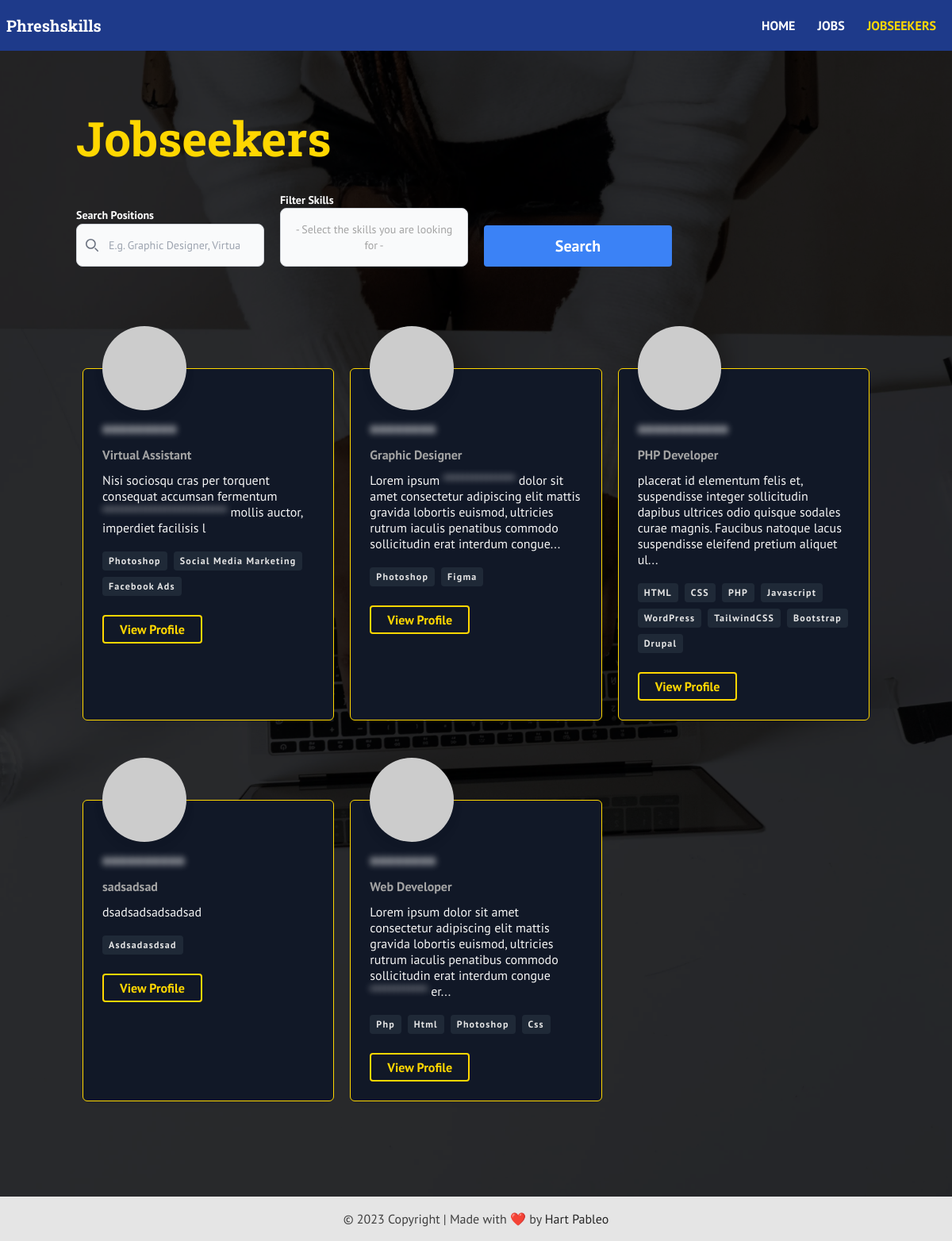
The page /jobseekers on the database its author committed.
### tables this page shows
CREATE TABLE `jobseekers` (
  `id` int(11) NOT NULL,
  `name` text NOT NULL,
  `email` varchar(1024) NOT NULL,
  `password` varchar(255) NOT NULL,
  `summary` varchar(2025) NOT NULL,
  `position` varchar(1024) NOT NULL,
  `profile_image` varchar(1024) DEFAULT NULL,
  `skills` varchar(1024) NOT NULL,
  `rate` varchar(1024) NOT NULL,
  `salary_type` varchar(255) NOT NULL,
  `work_background_company_name` varchar(1024) DEFAULT NULL,
  `work_background_position` varchar(255) DEFAULT NULL,
  `work_background_duration` varchar(255) DEFAULT NULL
);

### app/Core/functions.php (called while the page is built, shortened)
<?php
function base_path($path = '') {
  return BASE_PATH . ($path ? DIRECTORY_SEPARATOR . $path : '');
}
function urlIs($value) {
  return $_SERVER['REQUEST_URI'] === $value;
}
function view($path, $attributes = []) {
  extract($attributes);
  return require base_path("app/views/{$path}.view.php");
}
function get_template_part($template_part, $attributes = []) {
  view("partials/{$template_part}", $attributes);
}
function load_asset($path_to_file) {
  return ROOT . "/assets/{$path_to_file}";
}
function image_uri($image, $fallback = '') {
  return load_asset("images/{$image}");
}
function is_employer() {
  return isset($_SESSION['user']) && $_SESSION['user']['user_type'] == 'employer';
}
function isHome() {
  return (bool) urlIs('/');
}
function excerpt($string, $maxLength = 100) {
  return (strlen($string) > $maxLength) ? substr($string, 0, $maxLength) . '...' : $string;
}

### app/Http/controllers/Jobseekers/index.php (called while the page is built, shortened)
<?php
$db = App::resolve(Database::class);
if (url_has_no_query_strings()) {
  $jobseekers = $db->query('select * from jobseekers order by rand()')->findAll();
}
$all_skills = [];
$skills = $db->query('select skills from jobseekers')->findAll();
if (!empty($skills)) {
  foreach ($skills as $skill => $skill_values) {
    $each_skills = explode(', ', $skill_values['skills']);
    $all_skills = array_merge($all_skills, $each_skills);
  }
  $all_skills = array_unique($all_skills);
}
view('jobseekers/index', [
  'jobseekers' => $jobseekers,
  'all_skills' => $all_skills
]);

### public/index.php (called while the page is built, shortened)
<?php
require __DIR__ . '/../app/Core/init.php';
require __DIR__ . '/../app/Core/bootstrap.php';
try {
  $router->route($uri, $method, $dynamicQuery);
} catch (ValidationException $exception) {
  Session::flash('errors', $exception->errors);
  Session::flash('old', $exception->old);
  redirect($router->prevURL());
}

### app/Core/App.php (called while the page is built, shortened)
<?php
class App
{
  protected static $container;
  public static function setContainer($container)
  {
    static::$container = $container;
  }
  public static function container()
  {
    return static::$container;
  }
  public static function resolve($key)
  {
    return static::container()->resolve($key);
  }
}

### app/Core/Container.php (called while the page is built, shortened)
<?php
class Container
{
  protected $bindings = [];
  public function bind($key, $resolver)
  {
    $this->bindings[$key] = $resolver;
  }
  public function resolve($key)
  {
    $resolver = $this->bindings[$key];
    return call_user_func($resolver);
  }
}

### app/Core/Database.php (called while the page is built, shortened)
<?php
class Database
{
  public $connection;
  protected $statement;
  public function __construct()
  {
    $dsn = 'mysql:host=' . DBHOST . ';dbname=' . DBNAME . ';charset=utf8mb4';
    $this->connection = new PDO($dsn, DBUSER, DBPASS, [
      PDO::ATTR_DEFAULT_FETCH_MODE => PDO::FETCH_ASSOC
    ]);
  }
  public function query($query, $params = [])
  {
    $this->statement = $this->connection->prepare($query);
    $this->statement->execute($params);
    return $this;
  }
  public function findAll()
  {
    return $this->statement->fetchAll();
  }
}

### app/Core/bootstrap.php (called while the page is built, shortened)
<?php
$container = new Container();
$container->bind('Core\Database', function() {
  return new Database();
});

### app/Core/Slugifier.php (called while the page is built, shortened)
<?php
class Slugifier
{
  public static function slugify($string, $delimiter = '-')
  {
    $unwanted_array = ['ś'=>'s', 'ą' => 'a', 'ć' => 'c', 'ç' => 'c', 'ę' => 'e', 'ł' => 'l', 'ń' => 'n', 'ó' => 'o', 'ź' => 'z', 'ż' => 'z',
        'Ś'=>'s', 'Ą' => 'a', 'Ć' => 'c', 'Ç' => 'c', 'Ę' => 'e', 'Ł' => 'l', 'Ń' => 'n', 'Ó' => 'o', 'Ź' => 'z', 'Ż' => 'z'];
    $str = strtr( $string, $unwanted_array );
    $slug = strtolower(trim(preg_replace('/[\s-]+/', $delimiter, preg_replace('/[^A-Za-z0-9-]+/', $delimiter, preg_replace('/[&]/', 'and', preg_replace('/[\']/', '', iconv('UTF-8', 'ASCII//TRANSLIT', $str))))), $delimiter));
    return $slug;
  }
}

### app/views/jobseekers/index.view.php (the view, shortened to what this page needs)
<?php
get_template_part('header');
?>
<section class="has-overlay bg-fixed bg-center bg-cover relative isolate py-5 lg:py-10 h-full" style="background-image: url(<?php echo image_uri('hero-bg.webp'); ?>);background-repeat: no-repeat;">
  <h1 class="container font-secondary text-4xl lg:text-6xl font-bold text-gold lg:mt-10">Jobseekers</h1>
  <div class="container">
    <?php get_template_part('jobseekers-search-filter', [
      'all_skills' => $all_skills
    ]); ?>
    <?php if (!empty($jobseekers)) : ?>
    <div class="container grid grid-cols-1 md:grid-cols-2 lg:grid-cols-3 xl:grid-cols-4 gap-5 pt-32">
      <?php foreach ($jobseekers as $jobseeker) : ?>
      <?php $nameSlug = Core\Slugifier::slugify(htmlspecialchars($jobseeker['name'])); ?>
      <article
      role="article"
      aria-labelledby="title--<?php echo $nameSlug; ?>"
      class="block bg-gray-900 text-left mb-20 shadow-[0_2px_15px_-3px_rgba(0,0,0,0.07),0_10px_20px_-2px_rgba(0,0,0,0.04)] p-6 border border-solid border-gold rounded-md">
        <img src="https://picsum.photos/200/200" width="200" height="200" alt="..."
          class="rounded-full w-[6.6rem] h-[6.6rem] mt-[-4.85rem] mb-3 shadow-[0_2px_15px_-3px_rgba(0,0,0,0.07),0_10px_20px_-2px_rgba(0,0,0,0.04)]" aria-hidden="true" role="presentation">
        <h3
          id="title--<?php echo $nameSlug; ?>"
          class="mb-1 text-2xl font-bold leading-tight font-secondary">
          <?php if (!is_employer()) : ?>
            <?php $jobseeker_name = new Censor(htmlspecialchars($jobseeker['name'])); ?>
            <?php echo $jobseeker_name->generic_censor(); ?>
          <?php else : ?>
            <a href="<?php echo "/jobseeker/{$jobseeker['id']}"; ?>" class="text-white hover:text-blue-500 transition-all">
              <?php echo htmlspecialchars($jobseeker['name']); ?>
            </a>
          <?php endif; ?>
        </h3>
        <p class="mb-3 text-md font-semibold leading-tight text-neutral-400">
          <?php echo htmlspecialchars($jobseeker['position']); ?>
        </p>
        <p class="mb-2 text-base leading-tight text-neutral-100">
          <?php if (!is_employer()) : ?>
            <?php $jobseeker_summary = new Censor(excerpt(htmlspecialchars($jobseeker['summary']), 180)); ?>
            <?php echo $jobseeker_summary->get_censored_data(); ?>
          <?php else : ?>
            <?php echo excerpt(htmlspecialchars($jobseeker['summary']), 180); ?>
          <?php endif; ?>
        </p>
        <?php
          $skills = explode(', ', $jobseeker['skills']);
          if (!empty($skills)) :
        ?>
        <ul aria-label="Skills" class="flex justify-start items-start flex-wrap gap-2 my-5">
          <?php
            foreach($skills as $skill) :
          ?>
          <li class="inline-block p-1 px-2 font-semibold text-xs rounded bg-gray-800 text-neutral-200 transition-all tracking-widest">
            <?php echo ucwords($skill); ?>
          </li>
          <?php
            endforeach;
          ?>
        </ul>
        <?php endif; ?>
        <div class="mt-6 flex justify-start items-start flex-wrap gap-x-4 gap-y-2">
          <?php $link_to_profile = !is_employer() ? '/employer/login' : "/jobseeker/{$jobseeker['id']}"; ?>
          <a
            href="<?php echo $link_to_profile; ?>"
            target="_blank"
            class="pointer-events-auto inline-block cursor-pointer rounded text-base font-bold leading-normal text-primary text-gold transition duration-150 ease-in-out hover:text-primary-600 focus:text-primary-600 focus:outline-none focus:ring-0 active:text-primary-700 hover:text-blue-300 hover:border-blue-300 transition-all px-5 py-1 border-2 border-solid border-gold rounded transition-all">
            View <span class="sr-only"><?php echo htmlspecialchars($jobseeker['name']); ?>'s </span>Profile
          </a>
        </div>
      </article>
      <?php endforeach; ?>
    </div>
    <?php endif; ?>
  </div>
</section>
<?php get_template_part('footer'); ?>

### app/Core/Router.php (shortened to what this page needs)
<?php
class Router
{
  protected $routes = [];
  public function add($method, $uri, $controller, $query = null)
  {
    $this->routes[] = [
      'uri' => $uri,
      'controller' => $controller,
      'method' => $method,
      'middleware' => null,
      'query' => $query
    ];
  }
  public function only($key)
  {
    $this->routes[array_key_last($this->routes)]['middleware'] = $key;
  }
  public function route($uri, $method, $dynamicQuery)
  {
    foreach ($this->routes as $route) {
      if ($route['uri'] === $uri && $route['method'] === strtoupper($method) && empty($route['query'])) {
        return require base_path("app/Http/controllers/{$route['controller']}.php");
      }
    }
  }
}

### app/views/partials/header.view.php (shortened to what this page needs)
<!DOCTYPE html>
<html lang="en">
<head>
  <link rel="stylesheet" href="<?php echo load_asset('css/style.css'); ?>">
</head>
<body class="min-h-screen font-primary grid grid-rows-[auto_1fr_auto] bg-gray-50 position-relative isolate bg-black">
  <header role="banner" class="bg-blue-900">
    <div class="container max-w-none py-4">
      <nav class="flex items-center justify-between flex-wrap">
        <div id="main-nav" class="w-full flex-grow lg:flex items-center justify-between lg:w-auto hidden">
          <p class="text-white font-bold text-xl hidden lg:block font-secondary" aria-hidden="true">
            <?php if (isHome('/')) : ?>
              <?php echo APP_NAME; ?>
            <?php else : ?>
              <a href="/"><?php echo APP_NAME; ?></a>
            <?php endif; ?>
          </p>
          <ul class="uppercase lg:flex-grow animated jackinthebox xl:mx-8 text-end pt-3 lg:pt-[0_!important]">
            <li class="block lg:inline-block align-top lg:align-middle">
              <a href="/"
                class="block text-md font-bold hover:text-gold mx-2 focus:text-blue-500 p-1 rounded-lg <?php echo urlIs('/') ? 'text-gold' : 'text-white'; ?>">
                Home
              </a>
            </li>
            <li class="block lg:inline-block align-top lg:align-middle">
              <a href="/jobs"
                class="block text-md font-bold hover:text-gold mx-2 focus:text-blue-500 p-1 rounded-lg <?php echo urlIs('/jobs') ? 'text-gold' : 'text-white'; ?>">
                Jobs
              </a>
            </li>
            <li class="block lg:inline-block align-top lg:align-middle">
              <a href="/jobseekers"
                class="block text-md font-bold hover:text-gold mx-2 focus:text-blue-500 p-1 rounded-lg <?php echo urlIs('/jobseekers') ? 'text-gold' : 'text-white'; ?>">
                Jobseekers
              </a>
            </li>
          </ul>
        </div>
      </nav>
    </div>
  </header>
  <main>

### app/views/partials/jobseekers-search-filter.view.php (shortened to what this page needs)
<form method="GET" id="jobseekers-search-filter" class="w-full flex flex-col lg:grid lg:grid-cols-4 justify-start items-stretch lg:items-end gap-x-5 gap-y-3 mt-3 lg:mt-10">
  <div>
    <label for="title-position" class="text-white text-sm font-semibold">Search Positions</label>
    <div class="relative">
        <div class="absolute inset-y-0 left-0 flex items-center pl-3 pointer-events-none" aria-hidden="true" role="presentation">
        </div>
        <input
        type="search"
        name="position"
        id="title-position"
        class="block w-full p-4 pl-10 text-sm text-gray-900 border border-gray-300 rounded-lg bg-gray-50 focus:ring-blue-500 focus:border-blue-500"
        placeholder="E.g. Graphic Designer, Virtual Assistant, etc."
        value="<?php echo $_GET['position'] ?? '' ?>">
    </div>
  </div>
  <?php if (!empty($all_skills)) : ?>
  <div>
    <p class="text-white text-sm font-semibold leading-tight">
      Filter Skills
    </p>
    <div class="relative">
      <button aria-label="Filter Skills" type="button" data-target="#filter-skills-dropdown" class="block w-full p-4 font-light text-sm border border-gray-300 rounded-lg bg-gray-50 focus:ring-blue-500 focus:border-blue-500 text-neutral-400" aria-expanded="false">- Select the skills you are looking for -</button>
    </div>
  <?php endif; ?>
  </div>
  <div class="flex flex-col justify-end items-center h-full">
    <button type="submit" class="w-full font-bold text-white bg-blue-500 hover:bg-gold transition-all focus:ring-4 focus:outline-none focus:ring-blue-300 rounded text-md lg:text-xl px-4 py-3 hover:text-black">Search</button>
  </div>
</form>

### app/Core/Censor.php (shortened to what this page needs)
<?php
class Censor
{
  private $text;
  public function __construct($unfilteredText)
  {
    $this->text = $unfilteredText;
  }
  public function get_censored_data() {
    $text = $this->censorEmails($this->text);
    $filteredText = $this->censorLinks($text);
    return $filteredText;
  }
  public function generic_censor()
  {
    return $this->censorString($this->text);
  }
  private function censorEmails($text) {
    $text = preg_replace_callback('/\b[A-Za-z0-9._%+-]+@[A-Za-z0-9.-]+\.[A-Za-z]{2,}\b/', function($match) {
        return $this->censorString($match[0]);
    }, $text);
    return $text;
  }
  private function censorLinks($text) {
    $text = preg_replace_callback('/<a\s+(?:[^>]*)href="\'"\'>(.*?)<\/a>/i', function($match) {
        return $this->censorString($match[3] != '' ? $match[3] : $match[0]);
    }, $text);
    $text = preg_replace_callback('#\bhttps?://[^,\s()<>]+(?:\([\w\d]+\)|([^,[:punct:]\s]|/))#', function($match) {
        return $this->censorString($match[0]);
    }, $text);
    $text = preg_replace_callback('/\b(?:[\w-]+\.)+(?:com|org|net)\b/', function($match) {
      return $this->censorString($match[0]);
    }, $text);
    return $text;
  }
  private function censorString($string) {
    $censoredString = str_repeat('*', strlen($string));
    return "<strong class=\"blur-sm text-white select-none pointer-events-none d-inline-block\" data-notice=\"You must be a logged in user to view this specific content.\">{$censoredString}</strong>";
  }
}

### app/views/partials/footer.view.php
</main>
<footer role="contentinfo">
  <div class="bg-neutral-200 text-center dark:bg-neutral-700 lg:text-left">
    <div class="p-4 text-center text-neutral-700 dark:text-neutral-200">
      &copy; 2023 Copyright | Made with ❤️ by
      <a
        class="text-neutral-800 dark:text-neutral-400"
        href="https://github.com/hartpableo"
        target="_blank"
        ><span class="sr-only">Author: </span>Hart Pableo</a
      >
    </div>
  </div>
</footer>
</body>
</html>

### rows shown on the page
jobseekers: name "********* **************************", position "Virtual Assistant", summary "Nisi sociosqu cras per torquent consequat accumsan fermentum mollis auctor, imperdiet facilisis l", skills "Photoshop", skills "Social Media Marketing", skills "Facebook Ads"
jobseekers: name "******** ***************", position "Graphic Designer", censored_data "Lorem ipsum dolor sit amet consectetur adipiscing elit mattis gravida lobortis euismod, ultricies rutrum iaculis penatibus commodo sollicitudin erat interdum congue...", skills "Photoshop", skills "Figma"
jobseekers: name "***********", position "PHP Developer", censored_data "placerat id elementum felis et, suspendisse integer sollicitudin dapibus ultrices odio quisque sodales curae magnis. Faucibus natoque lacus suspendisse eleifend pretium aliquet ul...", skills "HTML", skills "CSS", skills "PHP", skills "Javascript", skills "WordPress", skills "TailwindCSS", skills "Bootstrap", skills "Drupal"
jobseekers: name "**********", position "sadsadsad", summary "dsadsadsadsadsad", skills "Asdsadasdsad"
jobseekers: name "******** ************", position "Web Developer", censored_data "Lorem ipsum dolor sit amet consectetur adipiscing elit mattis gravida lobortis euismod, ultricies rutrum iaculis penatibus commodo sollicitudin erat interdum congue er...", skills "Php", skills "Html", skills "Photoshop", skills "Css"
